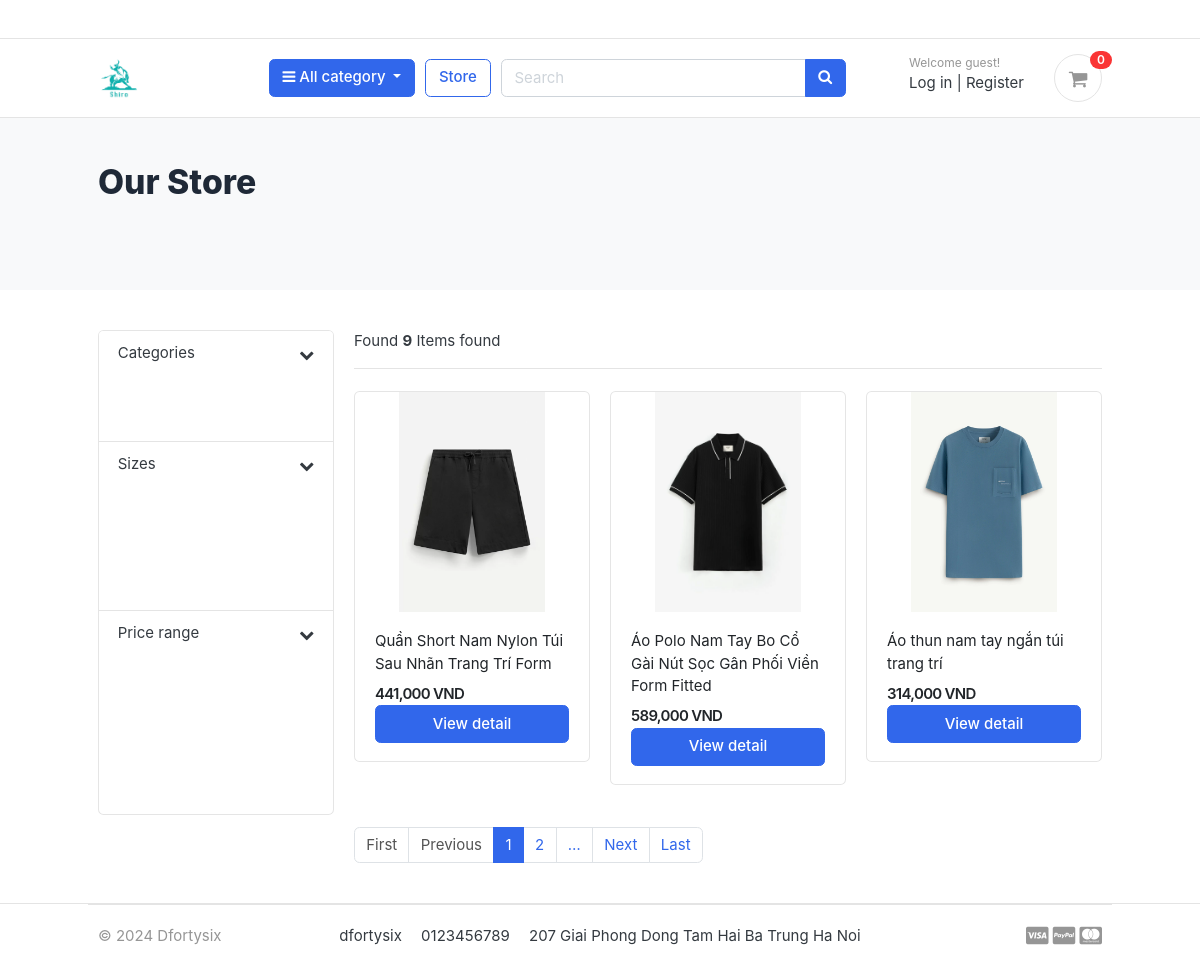
/store/, run on the app's committed database.
### store/models.py (models this page shows, shortened)
class Product(models.Model):
    product_name = models.CharField(max_length=200, unique=True)
    slug = models.SlugField(max_length=200, unique=True)
    description = models.TextField(max_length=500, blank=True)
    price = models.IntegerField()
    images = models.ImageField(upload_to='photos/products')
    stock = models.IntegerField()
    is_available = models.BooleanField(default=True)
    category = models.ForeignKey(Category, on_delete=models.CASCADE)    # Khi xóa category thì Product bị xóa
    created_date = models.DateTimeField(auto_now_add=True)
    modified_date = models.DateTimeField(auto_now=True)
    def get_url(self):
        return reverse('product_detail', args=[self.category.slug, self.slug])

### store/views.py (the view)
# urls.py: path('store/', include('store.urls')),
def store(request, category_slug=None):
    query = request.GET.get("q", "")
    all_categories = Category.objects.all()
    if category_slug is not None:
        categories = get_object_or_404(Category, slug=category_slug)
        products = Product.objects.all().filter(category=categories, is_available=True)
    else:
        products = Product.objects.all().filter(is_available=True).order_by('id')
    if query:
        products = Product.objects.filter(Q(product_name__icontains=query) | Q(product_name__icontains=query.capitalize()) | Q(product_name__icontains=query.upper()) | Q(description__icontains=query))
    page = request.GET.get('page')
    page = page or 1
    paginator = Paginator(products, 3)
    paged_products = paginator.get_page(page)
    product_count = products.count()
    context = {
        'products': paged_products,
        'product_count': product_count,
        'categories': all_categories
    }
    return render(request, 'store/store.html', context=context)

### carts/context_processors.py (called while the page is built)
def counter(request):
    if 'admin' in request.path:
        return {}
    else:
        try:
            if request.user.is_authenticated:
                cart_items = CartItem.objects.filter(user=request.user)
            else:
                cart = Cart.objects.get(cart_id=_cart_id(request=request))
                cart_items = CartItem.objects.filter(cart=cart)
            cart_count = sum([cart_item.quantity for cart_item in cart_items])
        except Cart.DoesNotExist:
            cart_count = 0
    return dict(cart_count=cart_count)

### carts/views.py (called while the page is built)
def _cart_id(request):
    cart_id = request.session.session_key
    if not cart_id:
        cart_id = request.session.create()
    return cart_id

### category/models.py (called while the page is built)
    def get_url(self):
        return reverse('products_by_category', args=[self.slug])

### templates/store/store.html (shortened to what this page needs)
{% extends 'base.html' %}
{% load static %}
{% load humanize %}
{% block content %}
<section class="section-pagetop bg">
	<div class="container">
		<h2 class="text-4xl font-extrabold text-gray-800 mb-12">Our Store</h2>
	</div>
</section>
<section class="section-content padding-y">
	<div class="container">
		<div class="row">
			<aside class="col-md-3">
				<div class="card">
					<article class="filter-group">
						<header class="card-header">
							<a href="#" data-toggle="collapse" data-target="#collapse_1" aria-expanded="true" class="">
								<i class="icon-control fa fa-chevron-down"></i>
								<h6 class="title">Categories</h6>
							</a>
						</header>
					</article>
					<article class="filter-group">
						<header class="card-header">
							<a href="#" data-toggle="collapse" data-target="#collapse_4" aria-expanded="true" class="">
								<i class="icon-control fa fa-chevron-down"></i>
								<h6 class="title">Sizes</h6>
							</a>
						</header>
					</article>
					<article class="filter-group">
						<header class="card-header">
							<a href="#" data-toggle="collapse" data-target="#collapse_3" aria-expanded="true" class="">
								<i class="icon-control fa fa-chevron-down"></i>
								<h6 class="title">Price range</h6>
							</a>
						</header>
					</article>
				</div>
			</aside>
			<main class="col-md-9">
				<header class="border-bottom mb-4 pb-3">
					<div class="form-inline">
						<span class="mr-md-auto">Found <b>{{ product_count }}</b> Items found
						</span>
					</div>
				</header>
				<div class="row">
					{% for product in products %}
					<div class="col-md-4">
						<figure class="card card-product-grid">
							<div class="img-wrap">
								<img src="{{ product.images.url }}" />
							</div>
							<figcaption class="info-wrap">
								<div class="">
									<a href="{{ product.get_url }}" class="title">{{ product.product_name }}</a>
									<div class="price-wrap mt-2">
										<span class="price">{{ product.price|intcomma }} VND</span>
									</div>
								</div>
								<a href="{{ product.get_url }}" class="btn btn-block btn-primary">View detail</a>
							</figcaption>
						</figure>
					</div>
					{% endfor %}
				</div>
				{% if products %}
				<nav class="mt-4" aria-label="Page navigation sample">
					<ul class="pagination">
						{% if products.has_previous %}
						<li class="page-item">
							<a class="page-link" href="{% url 'store' %}?page=1">First</a>
						</li>
						<li class="page-item">
							<a class="page-link"
								href="{% url 'store' %}?page={{products.previous_page_number}}">Previous</a>
						</li>
						{% else %}
						<li class="page-item disabled">
							<a class="page-link" href="#">First</a>
						</li>
						<li class="page-item disabled">
							<a class="page-link" href="#">Previous</a>
						</li>
						{% endif %}
						{% for page in products.paginator.page_range %}
						{% if products.number|add:'-1' <= page and page <= products.number|add:'1' %}
						{% if page == products.number %}
						<li class="page-item active">
							<a class="page-link" href="{% url 'store' %}?page={{ page }}">{{ page }}</a>
						</li>
						{% else %}
						<li class="page-item">
							<a class="page-link" href="{% url 'store' %}?page={{ page }}">{{ page }}</a>
						</li>
						{% endif %}
						{% endif %}
						{% endfor %}
						{% if products.number|add:'2' <= products.paginator.num_pages %}
						<li class="page-item">
							<a class="page-link" href="{% url 'store' %}?page={{ products.number|add:'2' }}">&hellip;</a>
						</li>
						{% endif %}
						{% if products.has_next %}
						<li class="page-item">
							<a class="page-link" href="{% url 'store' %}?page={{products.next_page_number}}">Next</a>
						</li>
						<li class="page-item">
							<a class="page-link"
								href="{% url 'store' %}?page={{ products.paginator.num_pages }}">Last</a>
						</li>
						{% endif %}
					</ul>
				</nav>
				{% endif %}
			</main>
		</div>
	</div>
</section>
{% endblock %}

### static/css/ui.css (style rules this page uses)
html { font-family: "Inter", sans-serif; font-size: 15px; }
.img-wrap { text-align: center; display: block; }
.img-wrap img { max-width: 100%; }
.price-wrap { letter-spacing: -0.7px; }
.padding-y { padding-top: 40px; padding-bottom: 40px; }
figure { margin-bottom: 0; }
article:after, .form-group:after { display: block; clear: both; content: ""; }
.bg { background-color: #f8f9fa; }
[class*=card-product] a.title { color: #212529; display: block; }
[class*=card-product] .img-wrap { overflow: hidden; position: relative; }
[class*=card-product] .img-wrap img { height: 100%; max-width: 100%; width: auto; display: inline-block; -o-object-fit: cover; object-fit: cover; }
.card-product-grid { margin-bottom: 20px; }
.card-product-grid .img-wrap { border-radius: 0.2rem 0.2rem 0 0; height: 220px; }
.card-product-grid .info-wrap { overflow: hidden; padding: 18px 20px; }
.card .img-wrap { overflow: hidden; }
.price { font-weight: 600; color: #212529; }
.icon-control { margin-top: 5px; float: right; font-size: 80%; }
.card-header .title { margin-bottom: 0; line-height: 1.5; }
.filter-group { border-bottom: 1px solid #e4e4e4; }
.filter-group .card-header { border-bottom: 0; }
.filter-group:last-child { border-bottom: 0; }
.section-pagetop { padding: 45px 0; }

### data on the page
Product: images (picture), product_name "Quần Short Nam Nylon Túi Sau Nhãn Trang Trí Form", price "441,000"
Product: images (picture), product_name "Áo Polo Nam Tay Bo Cổ Gài Nút Sọc Gân Phối Viền Form Fitted", price "589,000"
Product: images (picture), product_name "Áo thun nam tay ngắn túi trang trí", price "314,000"

### other printed values
{{ cart_count }} "0"
{{ product_count }} "9"
{{ page }} "1"
{{ page }} "2"
